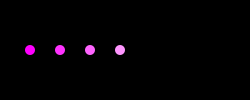
Frame 1 (no input)
Frame 60 (the mouse pressed at the canvas centre just before this capture): identical to frame 1, image omitted
Frame 120 (the mouse held since frame 60 and released just before this capture): identical to frame 1, image omitted

The Processing sketch that drew this single still picture (run headless with seeded random() and noise(); from frame 60 on, the mouse is pressed at the canvas centre):

// Processing sketch: day_07_01_manyVariables
// ── day_07_01_manyVariables.pde
//----------------------------------------------------
// DT Bootcamp 2014, Parsons the New School for Design. 
// Day 7, Arrays
// This is not an array... not efficient at all
// http://processing.org/reference/for.html
//----------------------------------------------------

//------------x position of circles--------------
int x1 = 30; 
int x2 = 60;
int x3 = 90; 
int x4 = 120;


void setup() {
  size(250, 100);
  smooth();
  noStroke();
}

void draw() {
  background(0);

  fill(255, 0, 255);
  ellipse(x1, 50, 10, 10);
  
  fill(255, 50, 255);
  ellipse(x2, 50, 10, 10);
  
  fill(255, 100, 255);
  ellipse(x3, 50, 10, 10);
  
  fill(255, 150, 255);
  ellipse(x4, 50, 10, 10);
  
  //This code is fine if we only have a small number of circles.
  //But what if we wanted to have a lot more circles?
}
